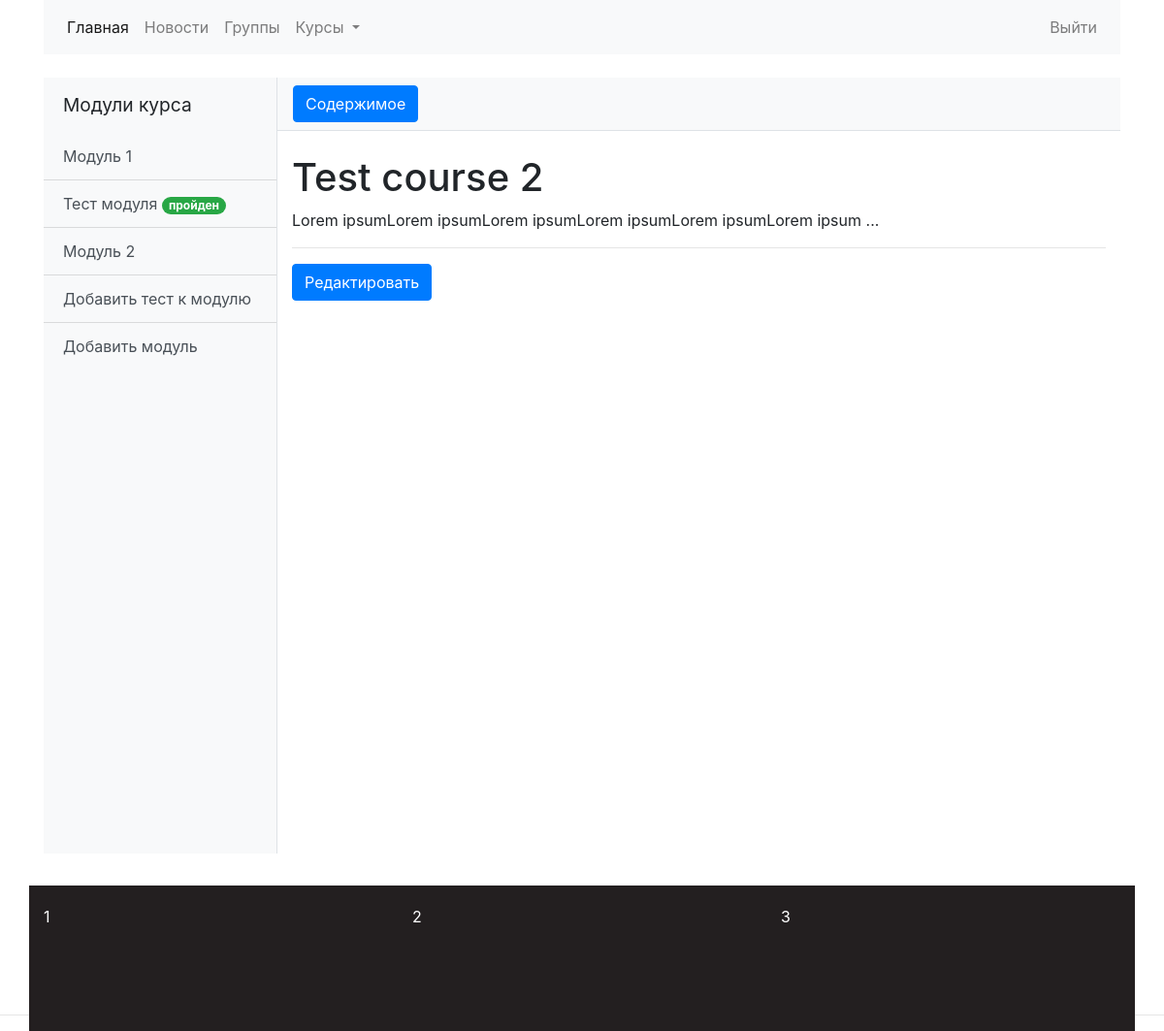
The page /courses/3 (signed in) on the database its author committed.
### courses/models.py (models this page shows, shortened)
class CourseAbstractModel(models.Model):
    title = models.CharField(max_length=200, blank=False)
    slug = models.SlugField(max_length=200, unique=True)
    owner = models.ForeignKey(settings.AUTH_USER_MODEL, on_delete=models.CASCADE)
    create_date = models.DateTimeField(auto_now_add=True)
    update_date = models.DateTimeField(auto_now=True)
    class Meta:
        abstract = True
    def __str__(self):
        return self.title

class Module(CourseAbstractModel):
    course = models.ForeignKey(Course, on_delete=models.CASCADE)
    description = RichTextField(blank=True, null=True)
    content = RichTextUploadingField(blank=True, null=True)

class ModuleTest(CourseAbstractModel):
    module = models.OneToOneField(Module, on_delete=models.CASCADE)

class Course(CourseAbstractModel):
    title_image = models.ImageField(upload_to='courses_titles', default='courses_titles/empty.png')
    subject = models.ForeignKey(Subject, on_delete=models.CASCADE)
    overview = RichTextUploadingField(blank=True, null=True)

### courses/views.py (the view)
# urls.py: path('<int:pk>', views.CourseDetailView.as_view(), name='course_detail'),
class CourseDetailView(DetailView):
    model = models.Course
    template_name = 'courses/course_detail.html'
    context_object_name = 'course'

### courses/templatetags/user_filter.py (called while the page is built)
@register.filter(name="filter_for_user")
def filter_for_user(model, user):
    object = model.filter(user=user)
    if object.count() > 0:
        return object
    else:
        return None

### courses/templates/courses/course_detail.html (shortened to what this page needs)
{% extends 'index/base.html'%}
{% block body %}
<div class="d-flex" id="wrapper">
    {% include 'courses/module_sidebar.html' %}
    <div id="page-content-wrapper">
        <nav class="navbar navbar-expand-lg navbar-light bg-light border-bottom">
            <button class="btn btn-primary" id="menu-toggle">Содержимое</button>
        </nav>
        <div class="container-fluid">
            <h1 class="mt-4">
                {{ course.title }}</h1>
            {{ course.overview|safe }}
            <hr>
            {% if user.is_staff %}
            <a href="{% url 'content_admin:course_update' pk=course.pk %}" class="btn btn-primary">Редактировать</a>
            {% endif%}
        </div>
    </div>
    {% endblock %}

### courses/templates/courses/module_sidebar.html
{% load user_filter %}
{% if course.module_set %}
<div class="bg-light border-right" id="sidebar-wrapper">
    <div class="sidebar-heading">Модули курса</div>
    <div class="list-group list-group-flush">
        {% for class_module in course.module_set.all %}
        <a href="{% url 'courses:module_detail' class_module.id %}" class="list-group-item list-group-item-action bg-light
                      {% if class_module == module %}disabled{% endif %}">
            {{ class_module }}
        </a>
        {% if class_module.moduletest %}
        <a href="{% url 'courses:module_test' class_module.moduletest.id %}"
           class="list-group-item list-group-item-action bg-light">{{ class_module.moduletest.title }}
            {% with test_status=class_module.moduletest.studentmoduleteststatus_set.all|filter_for_user:user %}
            {% if test_status.get.passed %}
            <span class="badge badge-success badge-pill">пройден</span>
            {% else %}
            <span class="badge badge-primary badge-pill">не пройден</span>
            {% endif %}
            {% endwith %}
        </a>
        {% else %}
            {% if user.is_staff %}
            <a href="{% url 'content_admin:module_test_create' course_pk=course.pk module_pk=class_module.pk %}"
               class="list-group-item list-group-item-action bg-light">
                Добавить тест к модулю
            </a>
            {% endif %}
        {% endif %}
        {% endfor %}
        {% if user.is_staff %}
        <a href="{% url 'content_admin:module_create' course_pk=course.pk %}"
           class="list-group-item list-group-item-action bg-light">
            Добавить модуль
        </a>
        {% endif%}
    </div>
</div>
{% endif %}

### static/css/simple-sidebar.css (style rules this page uses)
#wrapper { overflow-x: hidden; }
#sidebar-wrapper { min-height: 100vh; margin-left: -15rem; -webkit-transition: margin .25s ease-out; -moz-transition: margin .25s ease-out; -o-transition: margin .25s ease-out; transition: margin .25s ease-out; }
#sidebar-wrapper .sidebar-heading { padding: 0.875rem 1.25rem; font-size: 1.2rem; }
#sidebar-wrapper .list-group { width: 15rem; }
#page-content-wrapper { min-width: 100vw; }
@media (min-width: 768px) { #sidebar-wrapper { margin-left: 0; } }
@media (min-width: 768px) { #page-content-wrapper { min-width: 0; width: 100%; } }

### static/css/footer.css (style rules this page uses)
html, body { height:100%; }

### rows shown on the page
Module: title "Модуль 1", moduletest "Тест модуля", shows "пройден"
Module: title "Модуль 2", shows "Добавить тест к модулю"
Course: title "Test course 2", overview "Lorem ipsumLorem ipsumLorem ipsumLorem ipsumLorem ipsumLorem ipsum ..."
